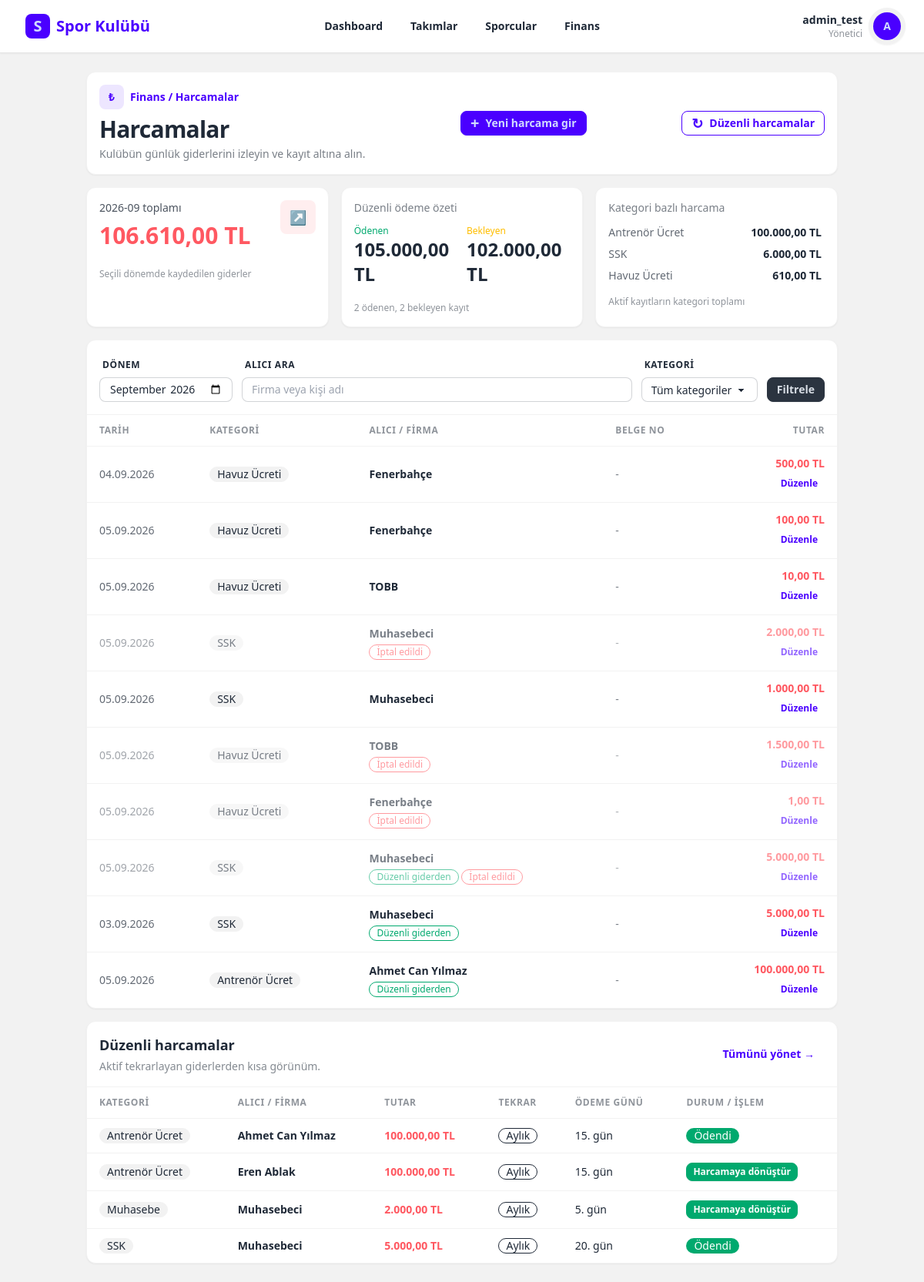
Before: /finance/expenses/ (signed in) with the older database file.
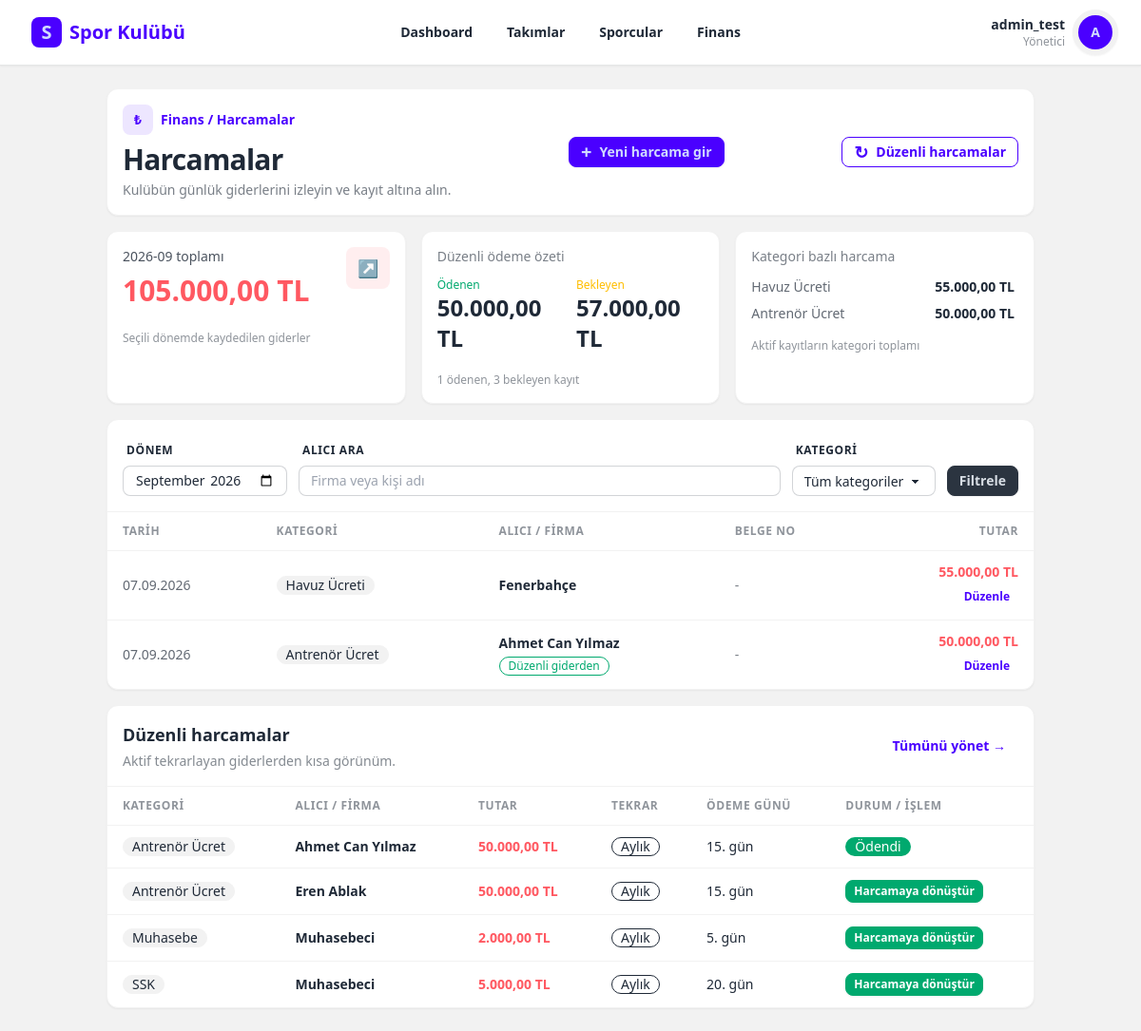
After: the same page with the newer database file.
### users/models.py (models this page shows, shortened)
class User(AbstractUser):
    class Role(models.TextChoices):
        PARENT = 'parent', 'Veli'
        ADMIN = 'admin', 'Yönetici'
        COACH = 'coach', 'Antrenör'
        FINANCE = 'finance', 'Mali İşler'
    email = models.EmailField(unique=True, verbose_name="E-posta Adresi")
    role = models.CharField(
        max_length=20,
        choices=Role.choices,
        default=Role.PARENT,
        verbose_name="Kullanıcı Rolü"
    )
    phone_number = models.CharField(max_length=15, blank=True, null=True, verbose_name="Telefon Numarası")
    tc_identity = models.CharField(max_length=11, blank=True, null=True, verbose_name="T.C. Kimlik No")
    USERNAME_FIELD = 'email'
    REQUIRED_FIELDS = ['username', 'first_name', 'last_name']
    class Meta:
        verbose_name = "Kullanıcı"
        verbose_name_plural = "Kullanıcılar"

### finance/models.py (models this page shows, shortened)
class Expense(models.Model):
    category = models.ForeignKey(
        ExpenseCategory,
        on_delete=models.SET_NULL,
        null=True,
        related_name='expenses',
        verbose_name="Kategori"
    )
    regular_expense = models.ForeignKey(
        'RegularExpense',
        on_delete=models.SET_NULL,
        null=True,
        blank=True,
        related_name='generated_expenses',
        verbose_name="Düzenli gider kaynağı"
    )
    amount = models.DecimalField(max_digits=10, decimal_places=2, verbose_name="Tutar (TL)")
    reciever = models.CharField(
        null=True,
        blank=True,
        max_length=200,
        verbose_name="Alıcı / Firma / Kişi")
    expense_date = models.DateField(verbose_name="Harcama Tarihi")
    is_active = models.BooleanField(default=True, verbose_name="Aktif mi?")
    period = models.CharField(
        max_length=7,
        db_index=True,
        help_text="Format: YYYY-MM (Örn: 2026-08)",
        verbose_name="Ait Olduğu Dönem"
    )
    receipt_no = models.CharField(max_length=100, blank=True, null=True, verbose_name="Fatura / Fiş / Dekont No")
    notes = models.TextField(blank=True, null=True, verbose_name="Açıklama / Detay")
    created_by = models.ForeignKey(
        settings.AUTH_USER_MODEL,
        on_delete=models.SET_NULL,
        null=True,
        verbose_name="Kaydı Oluşturan"
    )
    created_at = models.DateTimeField(auto_now_add=True)
    updated_at = models.DateTimeField(auto_now=True)
    class Meta:
        verbose_name = "Gider Kaydı"
        verbose_name_plural = "Gider Kayıtları"
        ordering = ['updated_at']

class ExpenseCategory(models.Model):
    name = models.CharField(max_length=100, verbose_name="Kategori Adı")
    description = models.TextField(blank=True, null=True, verbose_name="Açıklama")
    class Meta:
        verbose_name = "Gider Kategorisi"
        verbose_name_plural = "Gider Kategorileri"

class RegularExpense(models.Model):
    category = models.ForeignKey(
        ExpenseCategory,
        on_delete=models.SET_NULL,
        null=True,
        related_name='regular_expenses',
        verbose_name="Kategori"
    )
    amount = models.DecimalField(max_digits=10, decimal_places=2, verbose_name="Tutar (TL)")
    reciever = models.CharField(max_length=200, verbose_name="Alıcı / Firma / Kişi")
    start_date = models.DateField(verbose_name="Başlangıç Tarihi")
    end_date = models.DateField(null=True, blank=True, verbose_name="Bitiş Tarihi (Opsiyonel)")
    frequency = models.CharField(
        max_length=20,
        choices=[
            ('monthly', 'Aylık'),
            ('quarterly', '3 Aylık'),
            ('yearly', 'Yıllık'),
        ],
        default='monthly',
        verbose_name="Frekans"
    )
    paymentDay = models.PositiveSmallIntegerField(
        default=1,
        null=True,
        blank=True,
        verbose_name="Ödeme Günü",
        help_text="Örn: 15, 30. Boş bırakılırsa ödeme günü belirtilmemiş olur."
    )
    notes = models.TextField(blank=True, null=True, verbose_name="Açıklama / Detay")
    created_by = models.ForeignKey(
        settings.AUTH_USER_MODEL,
        on_delete=models.SET_NULL,
        null=True,
        verbose_name="Kaydı Oluşturan"
    )
    created_at = models.DateTimeField(auto_now_add=True)
    class Meta:
        verbose_name = "Düzenli Gider"
        verbose_name_plural = "Düzenli Giderler"
        ordering = ['-start_date']

### finance/views.py (the view)
# urls.py: path('expenses/', views.expense_list, name='expense-list'),
@login_required
def expense_list(request):
    period = request.GET.get('period', date.today().strftime('%Y-%m'))
    category_id = request.GET.get('category', '')
    query = request.GET.get('q', '').strip()
    expenses = Expense.objects.filter(period=period).select_related('category', 'created_by', 'regular_expense').order_by('updated_at')
    if category_id:
        expenses = expenses.filter(category_id=category_id)
    if query:
        expenses = expenses.filter(reciever__icontains=query)
    period_start, period_end = get_period_bounds(period)
    regular_expenses = RegularExpense.objects.filter(
        start_date__lte=period_end
    ).filter(
        Q(end_date__isnull=True) | Q(end_date__gte=period_start)
    ).select_related('category').prefetch_related(
        Prefetch(
            'generated_expenses',
            queryset=Expense.objects.filter(
                is_active=True,
                period=period,
            ).order_by('-expense_date'),
        )
    ).order_by('-start_date')[:5]
    summary = get_expense_summary(period)
    context = {
        'period': period,
        'expenses': expenses,
        'regular_expenses': regular_expenses,
        'categories': ExpenseCategory.objects.all().order_by('name'),
        'selected_category': category_id,
        'query': query,
        **summary,
        'today': date.today(),
    }
    return render(request, 'finance/expenses.html', context)

### templates/finance/expenses.html (shortened to what this page needs)
{% extends "base.html" %}
{% block content %}
<div class="mx-auto w-full max-w-7xl space-y-4">
    <header class="flex flex-col gap-4 rounded-xl border border-base-200 bg-base-100 p-4 shadow-sm md:flex-row md:items-center md:justify-between">
        <div>
            <div class="mb-2 flex items-center gap-2 text-sm font-semibold text-primary">
                <span class="grid h-8 w-8 place-items-center rounded-lg bg-primary/10">₺</span>
                Finans / Harcamalar
            </div>
            <h1 class="text-3xl font-black tracking-tight text-base-content">Harcamalar</h1>
            <p class="mt-1 text-sm text-base-content/60">Kulübün günlük giderlerini izleyin ve kayıt altına alın.</p>
        </div>
        <button class="btn btn-primary btn-sm gap-2"
            hx-get="{% url 'expense-create' %}?period={{ period }}&category={{ selected_category }}&q={{ query|urlencode }}"
                hx-target="#modal-container"
                hx-swap="innerHTML">
            <span class="text-xl leading-none">+</span>
            Yeni harcama gir
        </button>
        <a href="{% url 'regular-expense-list' %}" class="btn btn-sm btn-outline btn-primary gap-2">
            <span class="text-lg leading-none">↻</span>
            Düzenli harcamalar
        </a>
    </header>
    {% include 'finance/partials/_expense_summary.html' %}
    <section class="rounded-xl border border-base-200 bg-base-100 shadow-sm">
        <form method="get" class="grid gap-3 border-b border-base-200 p-4 md:grid-cols-[auto_1fr_auto_auto] md:items-end">
            <label class="form-control">
                <span class="label label-text text-xs font-bold uppercase tracking-wider">Dönem</span>
                <input type="month" name="period" value="{{ period }}" class="input input-bordered input-sm" onchange="this.form.submit()">
            </label>
            <label class="form-control">
                <span class="label label-text text-xs font-bold uppercase tracking-wider">Alıcı ara</span>
                <input type="search" name="q" value="{{ query }}" placeholder="Firma veya kişi adı" class="input input-bordered input-sm">
            </label>
            <label class="form-control">
                <span class="label label-text text-xs font-bold uppercase tracking-wider">Kategori</span>
                <select name="category" class="select select-bordered select-sm">
                    <option value="">Tüm kategoriler</option>
                </select>
            </label>
            <button class="btn btn-neutral btn-sm">Filtrele</button>
        </form>
        <div class="overflow-x-auto">
            <table class="table">
                <thead>
                    <tr class="text-xs uppercase tracking-wider text-base-content/50">
                        <th>Tarih</th>
                        <th>Kategori</th>
                        <th>Alıcı / firma</th>
                        <th>Belge no</th>
                        <th class="text-right">Tutar</th>
                    </tr>
                </thead>
                <tbody id="expense-list">
                    {% for expense in expenses %}
                        {% include 'finance/partials/_expense_row.html' %}
                    {% endfor %}
                </tbody>
            </table>
        </div>
    </section>
    <section class="rounded-xl border border-base-200 bg-base-100 shadow-sm">
        <div class="flex flex-col gap-3 border-b border-base-200 p-4 sm:flex-row sm:items-center sm:justify-between">
            <div>
                <h2 class="text-lg font-black">Düzenli harcamalar</h2>
                <p class="mt-1 text-sm text-base-content/55">Aktif tekrarlayan giderlerden kısa görünüm.</p>
            </div>
            <a href="{% url 'regular-expense-list' %}" class="btn btn-ghost btn-sm text-primary">Tümünü yönet →</a>
        </div>
        <div class="overflow-x-auto">
            <table class="table">
                <thead>
                    <tr class="text-xs uppercase tracking-wider text-base-content/50">
                        <th>Kategori</th>
                        <th>Alıcı / firma</th>
                        <th>Tutar</th>
                        <th>Tekrar</th>
                        <th>Ödeme günü</th>
                        <th>Durum / işlem</th>
                    </tr>
                </thead>
                <tbody>
                    {% include 'finance/partials/_regular_expense_compact_list.html' %}
                </tbody>
            </table>
        </div>
    </section>
</div>
{% endblock %}

### templates/base.html (shortened to what this page needs)
<!DOCTYPE html>
<html lang="tr" data-theme="light">
<head>
    <link href="https://cdn.jsdelivr.net/npm/daisyui@4.12.10/dist/full.min.css" rel="stylesheet" type="text/css" />
    <script src="https://cdn.tailwindcss.com"></script>
</head>
<body class="bg-base-200 min-h-screen" hx-headers='{"X-CSRFToken": "{{ csrf_token }}"}'>
    <header class="sticky top-0 z-40 border-b border-base-300 bg-base-100/95 shadow-sm backdrop-blur">
        <div class="navbar mx-auto max-w-7xl px-4 sm:px-6">
            <div class="navbar-start">
                <a href="{% url 'dashboard-index' %}" class="btn btn-ghost gap-2 px-2 text-lg font-black text-primary sm:text-xl">
                    <span class="grid h-8 w-8 place-items-center rounded-lg bg-primary text-primary-content">S</span>
                    <span class="hidden sm:inline">Spor Kulübü</span>
                </a>
            </div>
            <nav class="navbar-center hidden lg:flex">
                <ul class="menu menu-horizontal gap-1 px-1 font-semibold">
                    <li><a href="{% url 'dashboard-index' %}">Dashboard</a></li>
                    <li><a href="{% url 'team-list' %}">Takımlar</a></li>
                    <li><a href="{% url 'athlete-manage-list' %}">Sporcular</a></li>
                    <li><a href="{% url 'finance-dashboard' %}">Finans</a></li>
                </ul>
            </nav>
            <div class="navbar-end gap-2">
                <div class="hidden text-right sm:block">
                    <p class="max-w-32 truncate text-sm font-bold">{{ request.user.get_full_name|default:request.user.username }}</p>
                    <p class="text-xs text-base-content/50">{{ request.user.get_role_display }}</p>
                </div>
                <div class="dropdown dropdown-end">
                    <label tabindex="0" class="btn btn-circle avatar placeholder" aria-label="Kullanıcı menüsü">
                        <div class="w-9 rounded-full bg-primary text-primary-content"><span>{{ request.user.first_name|first|default:request.user.username|first|upper }}</span></div>
                    </label>
                </div>
            </div>
        </div>
    </header>
    <main class="container mx-auto p-6">
        {% block content %}{% endblock %}
    </main>
</body>
</html>

### templates/finance/partials/_expense_row.html (shortened to what this page needs)
<tr class="border-b border-base-200 last:border-0 {% if not expense.is_active %}opacity-60{% endif %}">
    <td class="whitespace-nowrap text-sm text-base-content/70">{{ expense.expense_date|date:'d.m.Y' }}</td>
    <td>
        {% if expense.category %}
        <span class="badge badge-ghost font-medium">{{ expense.category.name }}</span>
        {% else %}
        <span class="text-sm text-base-content/40">Kategorisiz</span>
        {% endif %}
    </td>
    <td>
        <div class="font-semibold">{{ expense.reciever|default:'Belirtilmedi' }}</div>
        {% if expense.regular_expense %}<span class="badge badge-success badge-outline mt-1 text-xs">Düzenli giderden</span>{% endif %}
        {% if not expense.is_active %}<span class="badge badge-error badge-outline mt-1 text-xs">İptal edildi</span>{% endif %}
    </td>
    <td class="text-sm text-base-content/60">{{ expense.receipt_no|default:'-' }}</td>
    <td class="text-right">
        <div class="font-black text-error">{{ expense.amount|floatformat:2 }} TL</div>
        <button type="button"
                class="btn btn-ghost btn-xs mt-1 text-primary"
                hx-get="{% url 'expense-update' expense.pk %}?period={{ expense.period }}"
                hx-target="#modal-container"
                hx-swap="innerHTML">
            Düzenle
        </button>
    </td>
</tr>

### templates/finance/partials/_regular_expense_compact_list.html
{% for expense in regular_expenses %}
<tr class="border-b border-base-200 last:border-0">
    <td>
        {% if expense.category %}
        <span class="badge badge-ghost font-medium">{{ expense.category.name }}</span>
        {% else %}
        <span class="text-sm text-base-content/40">Kategorisiz</span>
        {% endif %}
    </td>
    <td class="font-semibold">{{ expense.reciever }}</td>
    <td class="font-black text-error">{{ expense.amount|floatformat:2 }} TL</td>
    <td><span class="badge badge-outline">{{ expense.get_frequency_display }}</span></td>
    <td class="text-sm">{% if expense.paymentDay %}{{ expense.paymentDay }}. gün{% else %}-{% endif %}</td>
    <td>
        {% with generated_expenses=expense.generated_expenses.all %}
            {% if generated_expenses %}
            <span class="badge badge-success text-white">Ödendi</span>
            {% else %}
            <button type="button" class="btn btn-success btn-xs text-white"
                    hx-get="{% url 'regular-expense-convert' expense.pk %}?source=expenses&period={{ period }}&category={{ selected_category }}&q={{ query|urlencode }}"
                    hx-target="#modal-container"
                    hx-swap="innerHTML">
                Harcamaya dönüştür
            </button>
            {% endif %}
        {% endwith %}
    </td>
</tr>
{% empty %}
<tr>
    <td colspan="6" class="py-10 text-center text-sm text-base-content/50">Aktif düzenli harcama bulunmuyor.</td>
</tr>
{% endfor %}

Changed rows visible on the page:
removed Expense: expense_date "04.09.2026", category.name "Havuz Ücreti", reciever "Fenerbahçe", receipt_no "-", amount "500,00"
removed Expense: expense_date "05.09.2026", category.name "Havuz Ücreti", reciever "Fenerbahçe", receipt_no "-", amount "100,00"
removed Expense: expense_date "05.09.2026", category.name "Havuz Ücreti", reciever "TOBB", receipt_no "-", amount "10,00"
removed Expense: expense_date "05.09.2026", category.name "SSK", reciever "Muhasebeci", is_active "İptal edildi", receipt_no "-", amount "2.000,00"
removed Expense: expense_date "05.09.2026", category.name "SSK", reciever "Muhasebeci", receipt_no "-", amount "1.000,00"
removed Expense: expense_date "05.09.2026", category.name "Havuz Ücreti", reciever "TOBB", is_active "İptal edildi", receipt_no "-", amount "1.500,00"
removed Expense: expense_date "05.09.2026", category.name "Havuz Ücreti", reciever "Fenerbahçe", is_active "İptal edildi", receipt_no "-", amount "1,00"
removed Expense: expense_date "05.09.2026", category.name "SSK", reciever "Muhasebeci", shows "Düzenli giderden", is_active "İptal edildi", receipt_no "-", amount "5.000,00"
removed Expense: expense_date "03.09.2026", category.name "SSK", reciever "Muhasebeci", shows "Düzenli giderden", receipt_no "-", amount "5.000,00"
removed Expense: expense_date "05.09.2026", category.name "Antrenör Ücret", reciever "Ahmet Can Yılmaz", shows "Düzenli giderden", receipt_no "-", amount "100.000,00"
added Expense: expense_date "07.09.2026", category.name "Havuz Ücreti", reciever "Fenerbahçe", receipt_no "-", amount "55.000,00"
added Expense: expense_date "07.09.2026", category.name "Antrenör Ücret", reciever "Ahmet Can Yılmaz", shows "Düzenli giderden", receipt_no "-", amount "50.000,00"
changed RegularExpense "Ahmet Can Yılmaz": amount "100.000,00" → "50.000,00"
changed RegularExpense "Eren Ablak": amount "100.000,00" → "50.000,00"
computed for RegularExpense "SSK": text "Ödendi" → "Harcamaya dönüştür"
Other visible differences:
{{ total_expense|floatformat:2 }}: "106.610,00" → "105.000,00"
{{ regular_paid_total|floatformat:2 }}: "105.000,00" → "50.000,00"
{{ regular_pending_total|floatformat:2 }}: "102.000,00" → "57.000,00"
{{ regular_paid_count }}: "2" → "1"
{{ regular_pending_count }}: "2" → "3"
new list line: "Havuz Ücreti 55.000,00 TL"
new list line: "Antrenör Ücret 50.000,00 TL"
list line gone: "Antrenör Ücret 100.000,00 TL"
list line gone: "SSK 6.000,00 TL"
list line gone: "Havuz Ücreti 610,00 TL"
